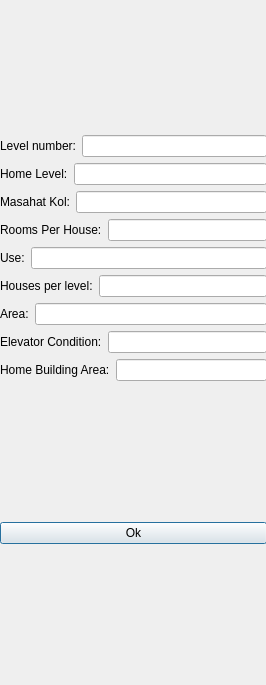
<?xml version="1.0" encoding="UTF-8"?>
<ui version="4.0">
 <class>EditPage</class>
 <widget class="QDialog" name="EditPage">
  <property name="geometry">
   <rect>
    <x>0</x>
    <y>0</y>
    <width>266</width>
    <height>685</height>
   </rect>
  </property>
  <property name="windowTitle">
   <string>Dialog</string>
  </property>
  <widget class="QWidget" name="">
   <property name="geometry">
    <rect>
     <x>0</x>
     <y>0</y>
     <width>267</width>
     <height>681</height>
    </rect>
   </property>
   <layout class="QVBoxLayout" name="verticalLayout_2">
    <item>
     <layout class="QVBoxLayout" name="verticalLayout">
      <item>
       <layout class="QHBoxLayout" name="horizontalLayout">
        <item>
         <widget class="QLabel" name="label_30">
          <property name="text">
           <string>Level number:</string>
          </property>
         </widget>
        </item>
        <item>
         <widget class="QLineEdit" name="lineEdit_24"/>
        </item>
       </layout>
      </item>
      <item>
       <layout class="QHBoxLayout" name="horizontalLayout_2">
        <item>
         <widget class="QLabel" name="label_27">
          <property name="text">
           <string>Home Level:</string>
          </property>
         </widget>
        </item>
        <item>
         <widget class="QLineEdit" name="lineEdit_25"/>
        </item>
       </layout>
      </item>
      <item>
       <layout class="QHBoxLayout" name="horizontalLayout_3">
        <item>
         <widget class="QLabel" name="label_29">
          <property name="text">
           <string>Masahat Kol:</string>
          </property>
         </widget>
        </item>
        <item>
         <widget class="QLineEdit" name="lineEdit_26"/>
        </item>
       </layout>
      </item>
      <item>
       <layout class="QHBoxLayout" name="horizontalLayout_4">
        <item>
         <widget class="QLabel" name="label_33">
          <property name="text">
           <string>Rooms Per House:</string>
          </property>
         </widget>
        </item>
        <item>
         <widget class="QLineEdit" name="lineEdit_27"/>
        </item>
       </layout>
      </item>
      <item>
       <layout class="QHBoxLayout" name="horizontalLayout_5">
        <item>
         <widget class="QLabel" name="label_28">
          <property name="text">
           <string>Use:</string>
          </property>
         </widget>
        </item>
        <item>
         <widget class="QLineEdit" name="lineEdit_22"/>
        </item>
       </layout>
      </item>
      <item>
       <layout class="QHBoxLayout" name="horizontalLayout_6">
        <item>
         <widget class="QLabel" name="label_31">
          <property name="text">
           <string>Houses per level:</string>
          </property>
         </widget>
        </item>
        <item>
         <widget class="QLineEdit" name="lineEdit_28"/>
        </item>
       </layout>
      </item>
      <item>
       <layout class="QHBoxLayout" name="horizontalLayout_7">
        <item>
         <widget class="QLabel" name="label_32">
          <property name="text">
           <string>Area:</string>
          </property>
         </widget>
        </item>
        <item>
         <widget class="QLineEdit" name="lineEdit_23"/>
        </item>
       </layout>
      </item>
      <item>
       <layout class="QHBoxLayout" name="horizontalLayout_8">
        <item>
         <widget class="QLabel" name="label_34">
          <property name="text">
           <string>Elevator Condition:</string>
          </property>
         </widget>
        </item>
        <item>
         <widget class="QLineEdit" name="lineEdit_29"/>
        </item>
       </layout>
      </item>
      <item>
       <layout class="QHBoxLayout" name="horizontalLayout_9">
        <item>
         <widget class="QLabel" name="label_35">
          <property name="text">
           <string>Home Building Area:</string>
          </property>
         </widget>
        </item>
        <item>
         <widget class="QLineEdit" name="lineEdit_30"/>
        </item>
       </layout>
      </item>
     </layout>
    </item>
    <item>
     <widget class="QPushButton" name="pushButton">
      <property name="text">
       <string>Ok</string>
      </property>
     </widget>
    </item>
   </layout>
  </widget>
 </widget>
 <resources/>
 <connections/>
</ui>
